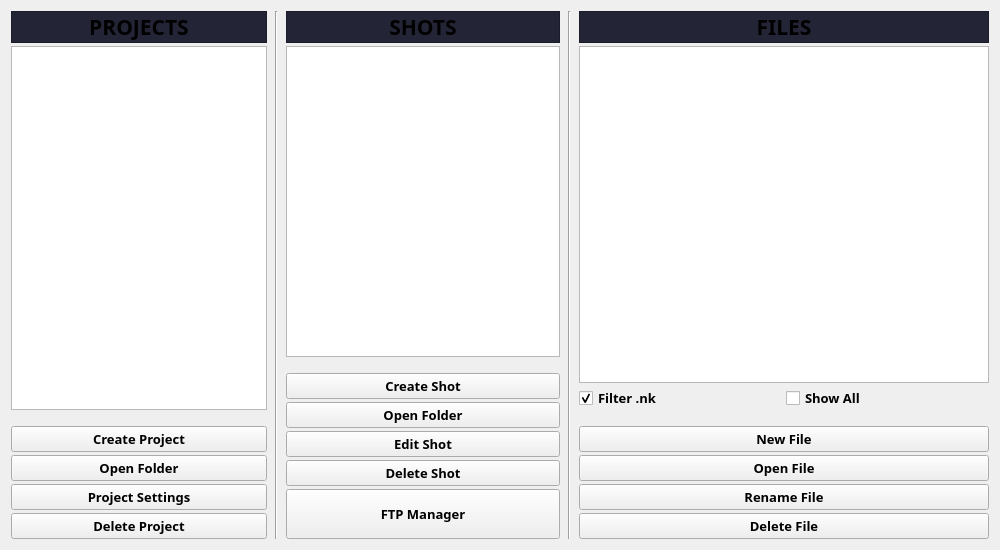
<?xml version="1.0" encoding="UTF-8"?>
<ui version="4.0">
 <class>Form</class>
 <widget class="QWidget" name="Form">
  <property name="geometry">
   <rect>
    <x>0</x>
    <y>0</y>
    <width>1000</width>
    <height>550</height>
   </rect>
  </property>
  <property name="minimumSize">
   <size>
    <width>1000</width>
    <height>550</height>
   </size>
  </property>
  <property name="font">
   <font>
    <family>Unispace</family>
    <pointsize>10</pointsize>
    <bold>true</bold>
    <underline>false</underline>
    <strikeout>false</strikeout>
   </font>
  </property>
  <property name="windowTitle">
   <string>Form</string>
  </property>
  <property name="autoFillBackground">
   <bool>false</bool>
  </property>
  <layout class="QGridLayout" name="gridLayout_2">
   <item row="0" column="0">
    <layout class="QHBoxLayout" name="horizontalLayout" stretch="0,0,2,0,3">
     <property name="spacing">
      <number>8</number>
     </property>
     <property name="sizeConstraint">
      <enum>QLayout::SizeConstraint::SetDefaultConstraint</enum>
     </property>
     <property name="leftMargin">
      <number>0</number>
     </property>
     <property name="topMargin">
      <number>0</number>
     </property>
     <property name="rightMargin">
      <number>0</number>
     </property>
     <property name="bottomMargin">
      <number>0</number>
     </property>
     <item>
      <layout class="QVBoxLayout" name="verticalLayout_2">
       <property name="spacing">
        <number>3</number>
       </property>
       <property name="bottomMargin">
        <number>0</number>
       </property>
       <item>
        <widget class="QLabel" name="lb_projects">
         <property name="maximumSize">
          <size>
           <width>16777215</width>
           <height>16777215</height>
          </size>
         </property>
         <property name="sizeIncrement">
          <size>
           <width>0</width>
           <height>0</height>
          </size>
         </property>
         <property name="baseSize">
          <size>
           <width>0</width>
           <height>0</height>
          </size>
         </property>
         <property name="font">
          <font>
           <family>Unispace</family>
           <pointsize>16</pointsize>
           <italic>false</italic>
           <bold>true</bold>
           <underline>false</underline>
           <strikeout>false</strikeout>
          </font>
         </property>
         <property name="layoutDirection">
          <enum>Qt::LayoutDirection::LeftToRight</enum>
         </property>
         <property name="autoFillBackground">
          <bool>false</bool>
         </property>
         <property name="styleSheet">
          <string notr="true">background-color: rgb(35, 36, 54);</string>
         </property>
         <property name="inputMethodHints">
          <set>Qt::InputMethodHint::ImhNoEditMenu</set>
         </property>
         <property name="frameShape">
          <enum>QFrame::Shape::StyledPanel</enum>
         </property>
         <property name="frameShadow">
          <enum>QFrame::Shadow::Raised</enum>
         </property>
         <property name="lineWidth">
          <number>1</number>
         </property>
         <property name="midLineWidth">
          <number>0</number>
         </property>
         <property name="text">
          <string>PROJECTS</string>
         </property>
         <property name="textFormat">
          <enum>Qt::TextFormat::PlainText</enum>
         </property>
         <property name="alignment">
          <set>Qt::AlignmentFlag::AlignCenter</set>
         </property>
         <property name="margin">
          <number>5</number>
         </property>
        </widget>
       </item>
       <item>
        <widget class="QListWidget" name="lw_project_list">
         <property name="minimumSize">
          <size>
           <width>0</width>
           <height>0</height>
          </size>
         </property>
         <property name="font">
          <font>
           <family>Unispace</family>
           <pointsize>14</pointsize>
           <bold>true</bold>
           <underline>false</underline>
           <strikeout>false</strikeout>
          </font>
         </property>
         <property name="mouseTracking">
          <bool>false</bool>
         </property>
         <property name="tabletTracking">
          <bool>false</bool>
         </property>
         <property name="autoFillBackground">
          <bool>false</bool>
         </property>
         <property name="autoScroll">
          <bool>true</bool>
         </property>
         <property name="alternatingRowColors">
          <bool>false</bool>
         </property>
         <property name="selectionMode">
          <enum>QAbstractItemView::SelectionMode::SingleSelection</enum>
         </property>
         <property name="isWrapping" stdset="0">
          <bool>false</bool>
         </property>
         <property name="layoutMode">
          <enum>QListView::LayoutMode::SinglePass</enum>
         </property>
        </widget>
       </item>
       <item>
        <spacer name="verticalSpacer">
         <property name="orientation">
          <enum>Qt::Orientation::Vertical</enum>
         </property>
         <property name="sizeType">
          <enum>QSizePolicy::Policy::Minimum</enum>
         </property>
         <property name="sizeHint" stdset="0">
          <size>
           <width>13</width>
           <height>13</height>
          </size>
         </property>
        </spacer>
       </item>
       <item>
        <widget class="QPushButton" name="pb_create_project">
         <property name="minimumSize">
          <size>
           <width>0</width>
           <height>25</height>
          </size>
         </property>
         <property name="font">
          <font>
           <family>Unispace</family>
           <pointsize>10</pointsize>
           <bold>true</bold>
           <underline>false</underline>
           <strikeout>false</strikeout>
          </font>
         </property>
         <property name="text">
          <string>Create Project</string>
         </property>
        </widget>
       </item>
       <item>
        <widget class="QPushButton" name="pb_open_project_folder">
         <property name="text">
          <string>Open Folder</string>
         </property>
        </widget>
       </item>
       <item>
        <widget class="QPushButton" name="pb_project_settings">
         <property name="minimumSize">
          <size>
           <width>0</width>
           <height>25</height>
          </size>
         </property>
         <property name="font">
          <font>
           <family>Unispace</family>
           <pointsize>10</pointsize>
           <bold>true</bold>
           <underline>false</underline>
           <strikeout>false</strikeout>
          </font>
         </property>
         <property name="text">
          <string>Project Settings</string>
         </property>
        </widget>
       </item>
       <item>
        <widget class="QPushButton" name="pb_delete_project">
         <property name="minimumSize">
          <size>
           <width>0</width>
           <height>25</height>
          </size>
         </property>
         <property name="font">
          <font>
           <family>Unispace</family>
           <pointsize>10</pointsize>
           <bold>true</bold>
           <underline>false</underline>
           <strikeout>false</strikeout>
          </font>
         </property>
         <property name="text">
          <string>Delete Project</string>
         </property>
        </widget>
       </item>
      </layout>
     </item>
     <item>
      <widget class="Line" name="line">
       <property name="minimumSize">
        <size>
         <width>0</width>
         <height>0</height>
        </size>
       </property>
       <property name="orientation">
        <enum>Qt::Orientation::Vertical</enum>
       </property>
      </widget>
     </item>
     <item>
      <layout class="QVBoxLayout" name="verticalLayout_3">
       <property name="spacing">
        <number>3</number>
       </property>
       <property name="bottomMargin">
        <number>0</number>
       </property>
       <item>
        <widget class="QLabel" name="lb_shots">
         <property name="maximumSize">
          <size>
           <width>16777215</width>
           <height>16777215</height>
          </size>
         </property>
         <property name="sizeIncrement">
          <size>
           <width>0</width>
           <height>0</height>
          </size>
         </property>
         <property name="baseSize">
          <size>
           <width>0</width>
           <height>0</height>
          </size>
         </property>
         <property name="font">
          <font>
           <family>Unispace</family>
           <pointsize>16</pointsize>
           <italic>false</italic>
           <bold>true</bold>
           <underline>false</underline>
           <strikeout>false</strikeout>
          </font>
         </property>
         <property name="layoutDirection">
          <enum>Qt::LayoutDirection::LeftToRight</enum>
         </property>
         <property name="autoFillBackground">
          <bool>false</bool>
         </property>
         <property name="styleSheet">
          <string notr="true">background-color: rgb(35, 36, 54);</string>
         </property>
         <property name="inputMethodHints">
          <set>Qt::InputMethodHint::ImhNoEditMenu</set>
         </property>
         <property name="frameShape">
          <enum>QFrame::Shape::StyledPanel</enum>
         </property>
         <property name="frameShadow">
          <enum>QFrame::Shadow::Raised</enum>
         </property>
         <property name="lineWidth">
          <number>1</number>
         </property>
         <property name="midLineWidth">
          <number>0</number>
         </property>
         <property name="text">
          <string>SHOTS</string>
         </property>
         <property name="textFormat">
          <enum>Qt::TextFormat::PlainText</enum>
         </property>
         <property name="alignment">
          <set>Qt::AlignmentFlag::AlignCenter</set>
         </property>
         <property name="margin">
          <number>5</number>
         </property>
        </widget>
       </item>
       <item>
        <widget class="QListWidget" name="lw_shot_list">
         <property name="minimumSize">
          <size>
           <width>250</width>
           <height>0</height>
          </size>
         </property>
         <property name="font">
          <font>
           <family>Unispace</family>
           <pointsize>12</pointsize>
           <bold>true</bold>
           <underline>false</underline>
           <strikeout>false</strikeout>
          </font>
         </property>
        </widget>
       </item>
       <item>
        <spacer name="verticalSpacer_2">
         <property name="orientation">
          <enum>Qt::Orientation::Vertical</enum>
         </property>
         <property name="sizeType">
          <enum>QSizePolicy::Policy::Minimum</enum>
         </property>
         <property name="sizeHint" stdset="0">
          <size>
           <width>13</width>
           <height>13</height>
          </size>
         </property>
        </spacer>
       </item>
       <item>
        <widget class="QPushButton" name="pb_create_shot">
         <property name="minimumSize">
          <size>
           <width>0</width>
           <height>25</height>
          </size>
         </property>
         <property name="font">
          <font>
           <family>Unispace</family>
           <pointsize>10</pointsize>
           <bold>true</bold>
           <underline>false</underline>
           <strikeout>false</strikeout>
          </font>
         </property>
         <property name="text">
          <string>Create Shot</string>
         </property>
        </widget>
       </item>
       <item>
        <widget class="QPushButton" name="pb_open_shot_folder">
         <property name="text">
          <string>Open Folder</string>
         </property>
        </widget>
       </item>
       <item>
        <widget class="QPushButton" name="pb_edit_shot">
         <property name="text">
          <string>Edit Shot</string>
         </property>
        </widget>
       </item>
       <item>
        <widget class="QPushButton" name="pb_delete_shot">
         <property name="minimumSize">
          <size>
           <width>0</width>
           <height>25</height>
          </size>
         </property>
         <property name="font">
          <font>
           <family>Unispace</family>
           <pointsize>10</pointsize>
           <bold>true</bold>
           <underline>false</underline>
           <strikeout>false</strikeout>
          </font>
         </property>
         <property name="text">
          <string>Delete Shot</string>
         </property>
        </widget>
       </item>
       <item>
        <widget class="QPushButton" name="pb_ftp_manager">
         <property name="minimumSize">
          <size>
           <width>0</width>
           <height>50</height>
          </size>
         </property>
         <property name="font">
          <font>
           <family>Unispace</family>
           <pointsize>10</pointsize>
           <bold>true</bold>
           <underline>false</underline>
           <strikeout>false</strikeout>
          </font>
         </property>
         <property name="text">
          <string>FTP Manager</string>
         </property>
        </widget>
       </item>
      </layout>
     </item>
     <item>
      <widget class="Line" name="line_2">
       <property name="orientation">
        <enum>Qt::Orientation::Vertical</enum>
       </property>
      </widget>
     </item>
     <item>
      <layout class="QVBoxLayout" name="verticalLayout_4" stretch="0,0,0,0,0,0,0,0">
       <property name="spacing">
        <number>3</number>
       </property>
       <item>
        <widget class="QLabel" name="lb_files">
         <property name="maximumSize">
          <size>
           <width>16777215</width>
           <height>16777215</height>
          </size>
         </property>
         <property name="sizeIncrement">
          <size>
           <width>0</width>
           <height>0</height>
          </size>
         </property>
         <property name="baseSize">
          <size>
           <width>0</width>
           <height>0</height>
          </size>
         </property>
         <property name="font">
          <font>
           <family>Unispace</family>
           <pointsize>16</pointsize>
           <italic>false</italic>
           <bold>true</bold>
           <underline>false</underline>
           <strikeout>false</strikeout>
          </font>
         </property>
         <property name="layoutDirection">
          <enum>Qt::LayoutDirection::LeftToRight</enum>
         </property>
         <property name="autoFillBackground">
          <bool>false</bool>
         </property>
         <property name="styleSheet">
          <string notr="true">background-color: rgb(35, 36, 54);</string>
         </property>
         <property name="inputMethodHints">
          <set>Qt::InputMethodHint::ImhNoEditMenu</set>
         </property>
         <property name="frameShape">
          <enum>QFrame::Shape::StyledPanel</enum>
         </property>
         <property name="frameShadow">
          <enum>QFrame::Shadow::Raised</enum>
         </property>
         <property name="lineWidth">
          <number>1</number>
         </property>
         <property name="midLineWidth">
          <number>0</number>
         </property>
         <property name="text">
          <string>FILES</string>
         </property>
         <property name="textFormat">
          <enum>Qt::TextFormat::PlainText</enum>
         </property>
         <property name="alignment">
          <set>Qt::AlignmentFlag::AlignCenter</set>
         </property>
         <property name="margin">
          <number>5</number>
         </property>
        </widget>
       </item>
       <item>
        <widget class="QListWidget" name="lw_file_list">
         <property name="minimumSize">
          <size>
           <width>0</width>
           <height>0</height>
          </size>
         </property>
         <property name="font">
          <font>
           <family>Unispace</family>
           <pointsize>10</pointsize>
           <bold>true</bold>
           <underline>false</underline>
           <strikeout>false</strikeout>
          </font>
         </property>
        </widget>
       </item>
       <item>
        <layout class="QGridLayout" name="gridLayout">
         <item row="0" column="0">
          <widget class="QCheckBox" name="cb_filter_nk">
           <property name="text">
            <string>Filter .nk</string>
           </property>
           <property name="checked">
            <bool>true</bool>
           </property>
          </widget>
         </item>
         <item row="0" column="1">
          <widget class="QCheckBox" name="cb_show_all">
           <property name="text">
            <string>Show All</string>
           </property>
          </widget>
         </item>
        </layout>
       </item>
       <item>
        <spacer name="verticalSpacer_3">
         <property name="orientation">
          <enum>Qt::Orientation::Vertical</enum>
         </property>
         <property name="sizeType">
          <enum>QSizePolicy::Policy::Minimum</enum>
         </property>
         <property name="sizeHint" stdset="0">
          <size>
           <width>88</width>
           <height>13</height>
          </size>
         </property>
        </spacer>
       </item>
       <item>
        <widget class="QPushButton" name="pb_new_file">
         <property name="minimumSize">
          <size>
           <width>0</width>
           <height>25</height>
          </size>
         </property>
         <property name="font">
          <font>
           <family>Unispace</family>
           <pointsize>10</pointsize>
           <bold>true</bold>
           <underline>false</underline>
           <strikeout>false</strikeout>
          </font>
         </property>
         <property name="text">
          <string>New File</string>
         </property>
        </widget>
       </item>
       <item>
        <widget class="QPushButton" name="pb_open_file">
         <property name="font">
          <font>
           <family>Unispace</family>
           <pointsize>10</pointsize>
           <bold>true</bold>
           <underline>false</underline>
           <strikeout>false</strikeout>
          </font>
         </property>
         <property name="text">
          <string>Open File</string>
         </property>
        </widget>
       </item>
       <item>
        <widget class="QPushButton" name="pb_rename_file">
         <property name="text">
          <string>Rename File</string>
         </property>
        </widget>
       </item>
       <item>
        <widget class="QPushButton" name="pb_delete_file">
         <property name="minimumSize">
          <size>
           <width>0</width>
           <height>25</height>
          </size>
         </property>
         <property name="font">
          <font>
           <family>Unispace</family>
           <pointsize>10</pointsize>
           <bold>true</bold>
           <underline>false</underline>
           <strikeout>false</strikeout>
          </font>
         </property>
         <property name="text">
          <string>Delete File</string>
         </property>
        </widget>
       </item>
      </layout>
     </item>
    </layout>
   </item>
  </layout>
 </widget>
 <resources/>
 <connections/>
</ui>
